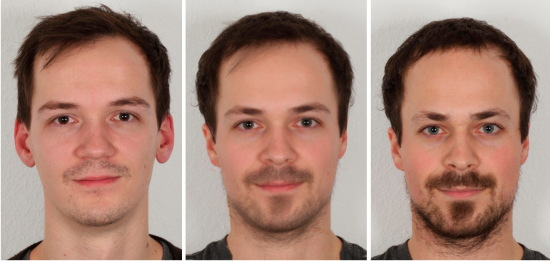
#> input picture Fraunhofer-face-recognition.jpg, 550 x 261 px, found by its file name
$ jupyter execute Program.ipynb
#> lines starting #> are read from the running program, lines starting #| are printed output that depends on the picture; after the words box and inside, x2 and y2 are one past the last pixel; in counts of white or black regions, pixels touching at a corner belong together
[cell 1]
import cv2

img = cv2.imread('E:\Anaconda\AI Projects\Face Detection/Fraunhofer-face-recognition.jpg')
#> img is the input picture: shape (261, 550, 3); mean B, G, R 121.6, 134.5, 168.9

face_clsfr = cv2.CascadeClassifier('E:\Anaconda\AI Projects\Face Detection\haarcascade_frontalface_default.xml')

gray = cv2.cvtColor(img,cv2.COLOR_BGR2GRAY)
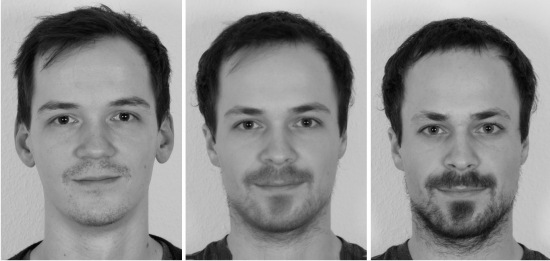
#> gray: shape (261, 550); min 2, max 255, mean 143.3

faces = face_clsfr.detectMultiScale(gray)
#> faces = [[19, 61, 152, 152], [380, 67, 158, 158], [192, 56, 171, 171]]
#results = model.predict(gray)

for x,y,w,h in faces:
# [4 lines of commented-out code are left out]
    cv2.rectangle(img,(x,y),(x+w,y+h),(0,255,0),2)
#> this loop made 3 passes
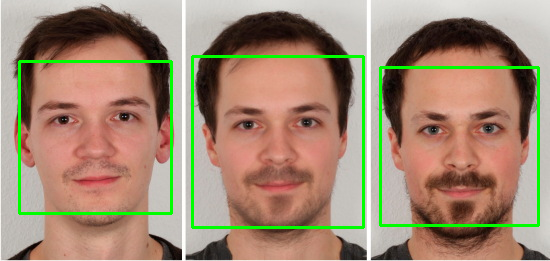
#> img: shape (261, 550, 3); 4.01% of pixels changed, all inside (x1, y1, x2, y2) = (18, 55, 540, 229)

cv2.imshow('img',img)
cv2.waitKey(0)
cv2.destroyAllWindows()
